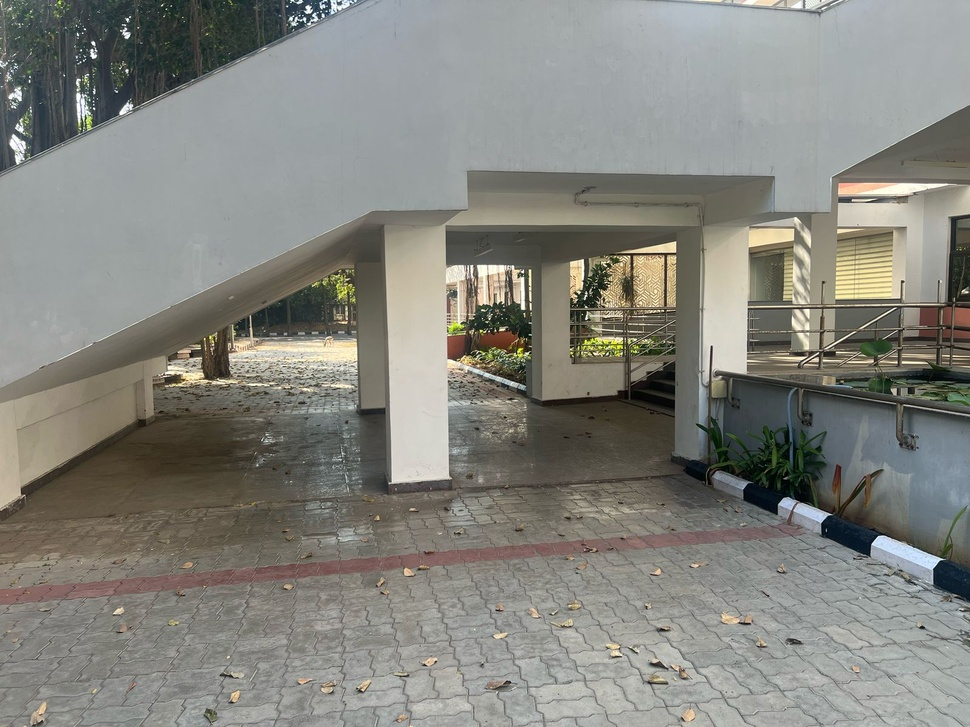
#> input picture Mosaicing/myimg1.jpeg, 970 x 727 px, shrunk from 1600 x 1200 before the run
$ python mosaicing.py
#> lines starting #> are read from the running program, lines starting #| are printed output that depends on the picture; after the words box and inside, x2 and y2 are one past the last pixel; in counts of white or black regions, pixels touching at a corner belong together
### Mosaicing/sift.py
import cv2
import numpy as np


def sift(img1, img2):
    """
    Computes point correspondences between two images using sift

    Args:
        img1 (np.array): Query image
        img2 (np.array): Target image

    Returns:
        points (np.array): A 2 X num_matches X 2 array.
                           `points[0]` are keypoints in img1 and the corresponding
                            keypoints in img2 are `points[1]`
    """
    sift = cv2.SIFT_create()

    kp1, des1 = sift.detectAndCompute(img1, None)
    kp2, des2 = sift.detectAndCompute(img2, None)

    FLANN_INDEX_KDTREE = 0
    index_params = dict(algorithm=FLANN_INDEX_KDTREE, trees=5)
    search_params = dict(checks=50)

    flann = cv2.FlannBasedMatcher(index_params, search_params)

    matches = flann.knnMatch(des1, des2, k=2)

    good_matches = []
    for m, n in matches:
        if m.distance < 0.7 * n.distance:
            good_matches.append(m)

    correspondences = np.zeros((2, len(good_matches), 2))

    for i, match in enumerate(good_matches):
        correspondences[0, i, :] = np.flip(kp1[match.queryIdx].pt)
        correspondences[1, i, :] = np.flip(kp2[match.trainIdx].pt)

    return correspondences

### Mosaicing/compute_homography.py
import cv2 as cv
import numpy as np
import matplotlib.pyplot as plt
import random

from sift import sift
from perspective_wrap import perspective_transfrom

def compute_homography(img1, img2, eps):
    """
    To compute homography H s.t. img2 = H*img1
    """
    corresp1, corresp2 = sift(img1, img2)
    n = len(corresp1)
    # running ransac
    while True:
        consensus_idx = set()
        chosen_idx = np.array(random.sample(range(n), 4))
        unchosen_idx = np.array(list(set(range(n)) - set(chosen_idx)))
        chosen_pts_1, chosen_pts_2 = corresp1[chosen_idx], corresp2[chosen_idx]
        unchosen_pts_1, unchosen_pts_2 = corresp1[unchosen_idx], corresp2[unchosen_idx]
        # computing the homography
        A = []
        for i in range(4):
            x, y = chosen_pts_1[i,0], chosen_pts_1[i,1]
            x_, y_ = chosen_pts_2[i,0], chosen_pts_2[i,1]
            upper_row = [x, y, 1, 0, 0, 0, -x_*x, -x_*y, -x_]
            lower_row = [0, 0, 0, x, y, 1, -y_*x, -y_*y, -y_]
            A.append(upper_row)
            A.append(lower_row)
        A = np.array(A)
        _, _, Vh = np.linalg.svd(A)
        h = Vh[-1]
        H = h.reshape(3,3)

        # computing the error
        for i in unchosen_idx:
            x, y = corresp1[i][0], corresp1[i][1]
            x_, y_, z_ = H.dot(np.array([x, y, 1]))
            x_, y_ = x_/z_, y_/z_
            err = np.sqrt((corresp2[i][0]-x_)**2 + (corresp2[i][1]-y_)**2)
            if err < eps:
                consensus_idx.add(i)

        # termination : if the consensus set is large enough i.e. |C| > 0.8*|M|, C-> Consensus set, M-> Correspondence set
        if len(consensus_idx) > 0.7*n:
            break
    # a change could be made here by including all the consensus of the best fit to find the homography matrix
    return H

### Mosaicing/mosaicing.py
import cv2 as cv
import matplotlib.pyplot as plt
import numpy as np

from compute_homography import compute_homography
from perspective_wrap import perspective_transfrom

# importing the three images
stride = 2
img1 = cv.imread('myimg1.jpeg',cv.IMREAD_GRAYSCALE)
#> img1: shape (727, 970); min 0, max 255, mean 131.8
img1 = img1[::stride,::stride]
#> img1: shape (364, 485)
img2 = cv.imread('myimg2.jpeg',cv.IMREAD_GRAYSCALE)
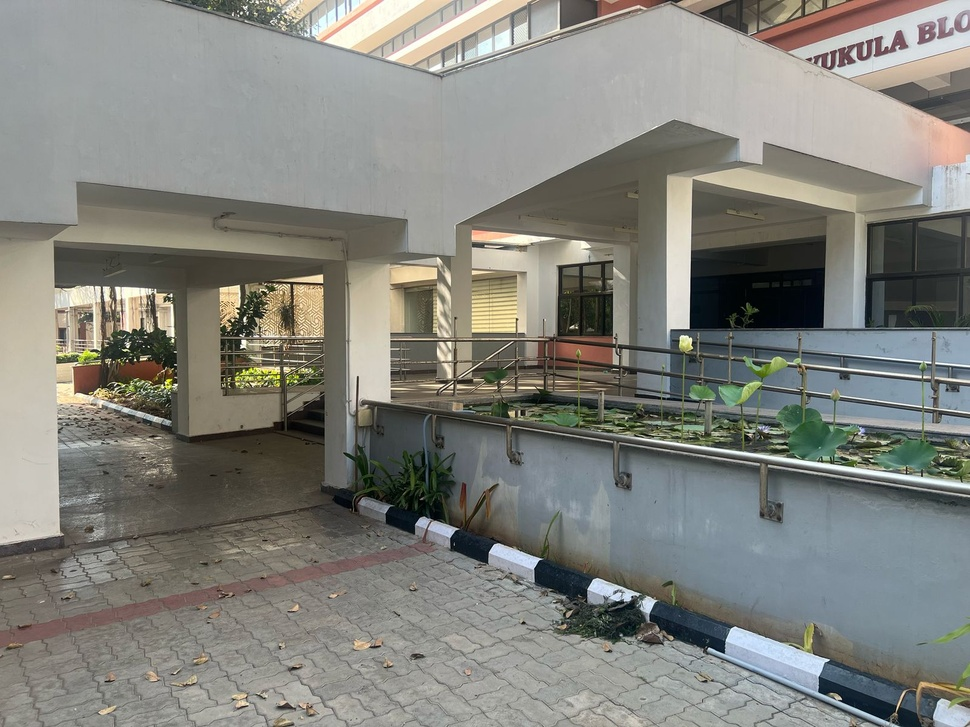
#> input picture Mosaicing/myimg2.jpeg, 970 x 727 px, shrunk from 1600 x 1200 before the run
#> img2: shape (727, 970); min 0, max 255, mean 130.1
img2 = img2[::stride,::stride]
#> img2: shape (364, 485)
img3 = cv.imread('myimg3.jpeg',cv.IMREAD_GRAYSCALE)
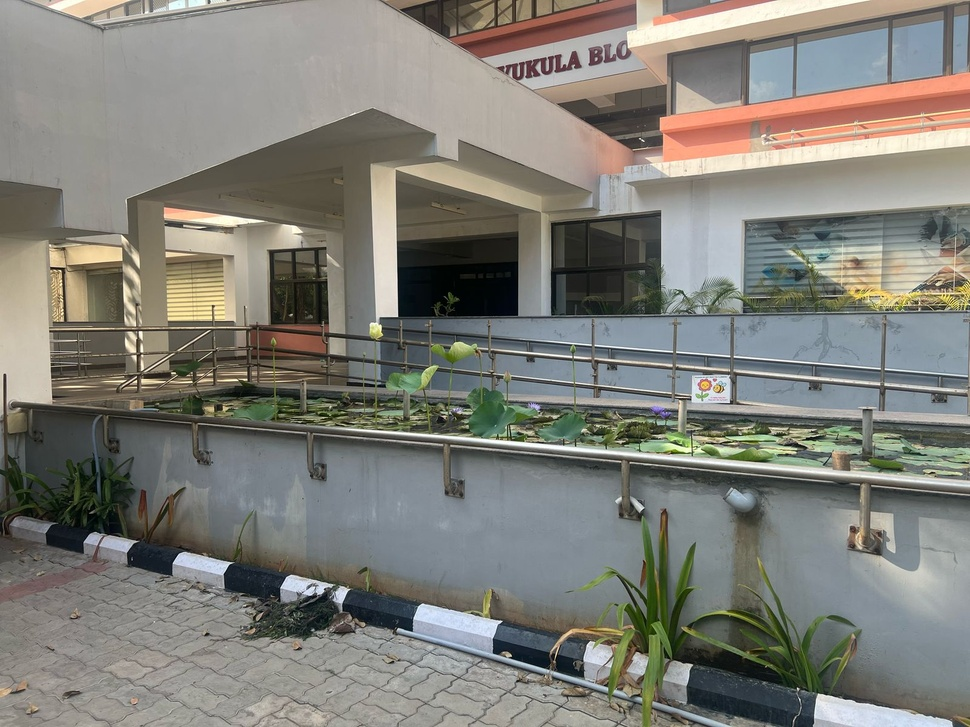
#> input picture Mosaicing/myimg3.jpeg, 970 x 727 px, shrunk from 1600 x 1200 before the run
#> img3: shape (727, 970); min 0, max 255, mean 126.7
img3 = img3[::stride,::stride]
#> img3: shape (364, 485)

h1, w1 = img1.shape
#> h1 = 364; w1 = 485
h2, w2 = img2.shape
#> h2 = 364; w2 = 485
h3, w3 = img3.shape
#> h3 = 364; w3 = 485

# computing the homography matrices
eps = 5
H21 = compute_homography(img2, img1, eps)
#> in sift, `kp1, des1 = sift.detectAndCompute(img1, None)`: kp1 = 755 keypoints; strongest (x, y, size): (324, 303, 4.8), (343, 171, 4.3), (138, 185, 2.1), (300, 295, 7.8)
#> in sift, `kp2, des2 = sift.detectAndCompute(img2, None)`: kp2 = 581 keypoints; strongest (x, y, size): (154, 5, 2.5), (63, 17, 2.5), (10, 64, 2.4), (8, 72, 4.9)
#> in sift, `matches = flann.knnMatch(des1, des2, k=2)`: matches = 755 matches
#> after the loop in sift, `for m, n in matches:`: good_matches = 94 matches
#> the loop in sift, `for i, match in enumerate(good_matches):` made 94 passes
#> in compute_homography, `corresp1, corresp2 = sift(img1, img2)`: corresp1 = 94 pairs, first value 98.54 to 356.9, second value 31.44 to 428.8; corresp2 = 94 pairs, first value 91.8 to 337.3, second value 113.1 to 477.1
#> in compute_homography, `n = len(corresp1)`: n = 94
#> the loop in compute_homography, `while True:` made 25 passes
#> chosen_pts_2 on passes 1, 3, 4: [[219, 390.2], [248.1, 402], [250.8, 243.1], [190.6, 358.9]], [[190.7, 413.9], [187, 113.1], [196.6, 436.9], [203.5, 348]], [[241.7, 424.8], [335, 326], [172.2, 362.4], [93.62, 292.5]]
#> H21 = [[0.00477, -0.000828, 0.0277], [0.000466, 0.00289, 1], [4.99e-07, -5.44e-06, 0.00539]]
H23 = compute_homography(img2, img3, eps)
#> in sift (call 2), `kp2, des2 = sift.detectAndCompute(img2, None)`: kp2 = 913 keypoints; strongest (x, y, size): (170, 298, 4.8), (147, 293, 8.4), (320, 254, 2.3), (193, 150, 9.6)
#> after the loop in sift (call 2), `for m, n in matches:`: good_matches = 146 matches
#> the loop in sift (call 2), `for i, match in enumerate(good_matches):` made 146 passes
#> the loop in compute_homography (call 2), `while True:` made 22 passes
#> chosen_pts_1 on passes 2, 4, 5, 6, 9, 12, 13, 14, 15, 19: [[175.4, 232.9], [232.5, 240.6], [113, 199], [10.34, 221.5]], [[143, 440], [308.6, 279.3], [199.1, 270.6], [256.3, 386.3]], [[321.9, 304.2], [349.9, 393.6], [30.64, 426], [74.15, 358]], [[150, 221.7], [260.2, 340.9], [170, 227.3], [34.66, 418.1]], [[158.7, 247], [325.6, 349.4], [16.02, 388], [328, 207.9]], [[107.2, 254], [246, 228.4], [219.2, 373.4], [265.5, 222.1]], [[347.7, 364.9], [170, 227.3], [113, 199], [254, 192.9]], [[229.8, 257.7], [125, 252.7], [204, 228.9], [343, 413]], [[289.4, 265.8], [328, 207.9], [254, 192.9], [16.91, 463.1]], [[124, 407.8], [113, 199], [240.5, 222.3], [219.2, 373.4]]
#> chosen_pts_2 on pass 17: [[90.85, 124.7], [129.3, 59.39], [239, 161.7], [209.4, 203]]
#> H23 = [[-0.00518, -0.000874, 0.32], [0.000307, -0.00589, 0.947], [1.07e-07, -5.71e-06, -0.00334]]

# calculating the bounds of the canvas in img2 coordinate system
corners1 = np.array([[0, 0, 1],
                     [0, w1-1, 1],
                     [h1-1, 0, 1],
                     [h1-1, w1-1, 1]]).T

corners3 = np.array([[0, 0, 1],
                     [0, w3-1, 1],
                     [h3-1, 0, 1],
                     [h3-1, w3-1, 1]]).T

# transforming the corners to img2 coordinate system
corners1_in_2 = np.zeros_like(corners1)
for i in range(4):
    p = np.dot(np.linalg.inv(H21), corners1[:, i])
    corners1_in_2[:, i] = p / p[2]
#> this loop made 4 passes
#> p on passes 1 to 4: [-8926.6, -46686.8, 139.3], [11593.5, 75418.5, 260.5], [66083.1, -53868.1, 125.1], [86603.3, 68237.2, 246.4]
#> after the loop, corners1_in_2 = [[-64, 44, 528, 351], [-335, 289, -430, 276], [1, 1, 1, 1]]

corners3_in_2 = np.zeros_like(corners3)
for i in range(4):
    p = np.dot(np.linalg.inv(H23), corners3[:, i])
    corners3_in_2[:, i] = p / p[2]
#> this loop made 4 passes
#> p on passes 1 to 4: [-8076, -38126.9, -234.5], [9433.1, -101763.8, -125.1], [-77465, -41246.4, -231.4], [-59955.9, -104883.3, -122]
#> after the loop, corners3_in_2 = [[34, -75, 334, 491], [162, 813, 178, 859], [1, 1, 1, 1]]

# finding the bounds
all_corners_in_2 = np.hstack([corners1_in_2,
                         np.array([[0, 0, h2-1, h2-1], [0, w2-1, 0, w2-1], [1, 1, 1, 1]]),
                         corners3_in_2])

min_x = np.floor(np.min(all_corners_in_2[0] / all_corners_in_2[2])).astype(int)
#> min_x = -75
max_x = np.ceil(np.max(all_corners_in_2[0] / all_corners_in_2[2])).astype(int)
#> max_x = 528
min_y = np.floor(np.min(all_corners_in_2[1] / all_corners_in_2[2])).astype(int)
#> min_y = -430
max_y = np.ceil(np.max(all_corners_in_2[1] / all_corners_in_2[2])).astype(int)
#> max_y = 859

height = max_x - min_x + 1
#> height = 604
width = max_y - min_y + 1
#> width = 1290

C = np.zeros((height, width))

weight1 = np.zeros((height, width), dtype=np.float32)
weight2 = np.zeros((height, width), dtype=np.float32)
weight3 = np.zeros((height, width), dtype=np.float32)

# filling the canvas with target to source mapping using bilinear interpolation
for i in range(height):
    for j in range(width):
        # point in img1
        x, y, z = H21.dot(np.array([i + min_x, j + min_y, 1]))
        x, y = x/z, y/z
        x_1, y_1 = int(x), int(y)
        x_2, y_2 = x_1 + 1, y_1 + 1
        if 0 <= x_1 < h1 and 0 <= x_2 < h1 and 0 <= y_1 < w1 and 0 <= y_2 < w1:
            f = np.array([img1[x_1,y_1], img1[x_1,y_2], img1[x_2,y_1], img1[x_2,y_2]])
            N = np.array([[1, x_1, y_1, x_1*y_1],
                        [1, x_1, y_2, x_1*y_2],
                        [1, x_2, y_1, x_2*y_1],
                        [1, x_2, y_2, x_2*y_2]])
            a = np.linalg.inv(N).dot(f)
            val = np.dot(a,np.array([1, x, y, x*y]))
            C[i,j] += val
            weight1[i,j] = 1

        # point in img2
        x, y, z = np.array([i + min_x, j + min_y, 1])
        x, y = x/z, y/z
        x_1, y_1 = int(x), int(y)
        x_2, y_2 = x_1 + 1, y_1 + 1
        if 0 <= x_1 < h2 and 0 <= x_2 < h2 and 0 <= y_1 < w2 and 0 <= y_2 < w2:
            f = np.array([img2[x_1,y_1], img2[x_1,y_2], img2[x_2,y_1], img2[x_2,y_2]])
            N = np.array([[1, x_1, y_1, x_1*y_1],
                        [1, x_1, y_2, x_1*y_2],
                        [1, x_2, y_1, x_2*y_1],
                        [1, x_2, y_2, x_2*y_2]])
            a = np.linalg.inv(N).dot(f)
            val = np.dot(a,np.array([1, x, y, x*y]))
            C[i,j] += val
            weight2[i,j] = 1

        # point in img3
        x, y, z = H23.dot(np.array([i + min_x, j + min_y, 1]))
        x, y = x/z, y/z
        x_1, y_1 = int(x), int(y)
        x_2, y_2 = x_1 + 1, y_1 + 1
        if 0 <= x_1 < h3 and 0 <= x_2 < h3 and 0 <= y_1 < w3 and 0 <= y_2 < w3:
            f = np.array([img3[x_1,y_1], img3[x_1,y_2], img3[x_2,y_1], img3[x_2,y_2]])
            N = np.array([[1, x_1, y_1, x_1*y_1],
                        [1, x_1, y_2, x_1*y_2],
                        [1, x_2, y_1, x_2*y_1],
                        [1, x_2, y_2, x_2*y_2]])
            a = np.linalg.inv(N).dot(f)
            val = np.dot(a,np.array([1, x, y, x*y]))
            C[i,j] += val
            weight3[i,j] = 1
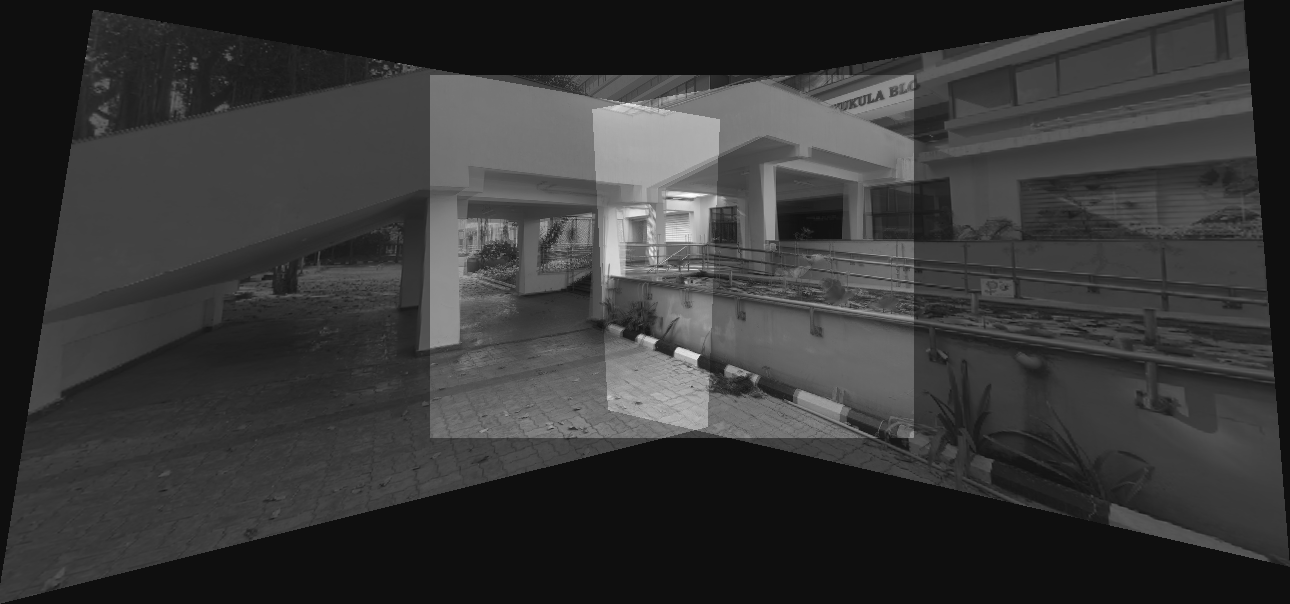
#> C: shape (604, 1290) float64; min -49.92, max 756.8, mean 127.3; drawn with min black and max white
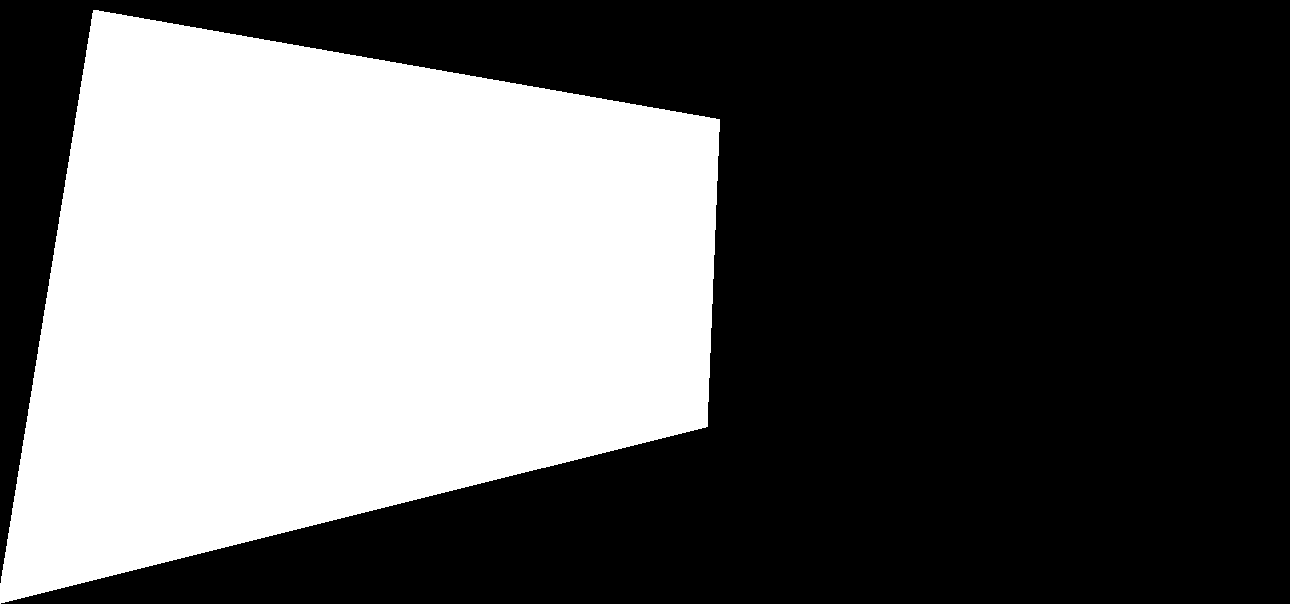
#> weight1: shape (604, 1290) float32; values 0 (black) and 1 (white), 38.5% white; 1 white region, box (x1, y1, x2, y2) and area: (0, 10, 720, 604) 299987
#> weight2: shape (604, 1290) float32; values 0 (black) and 1 (white), 22.5% white; 1 white region, box (x1, y1, x2, y2) and area: (430, 75, 914, 438) 175692
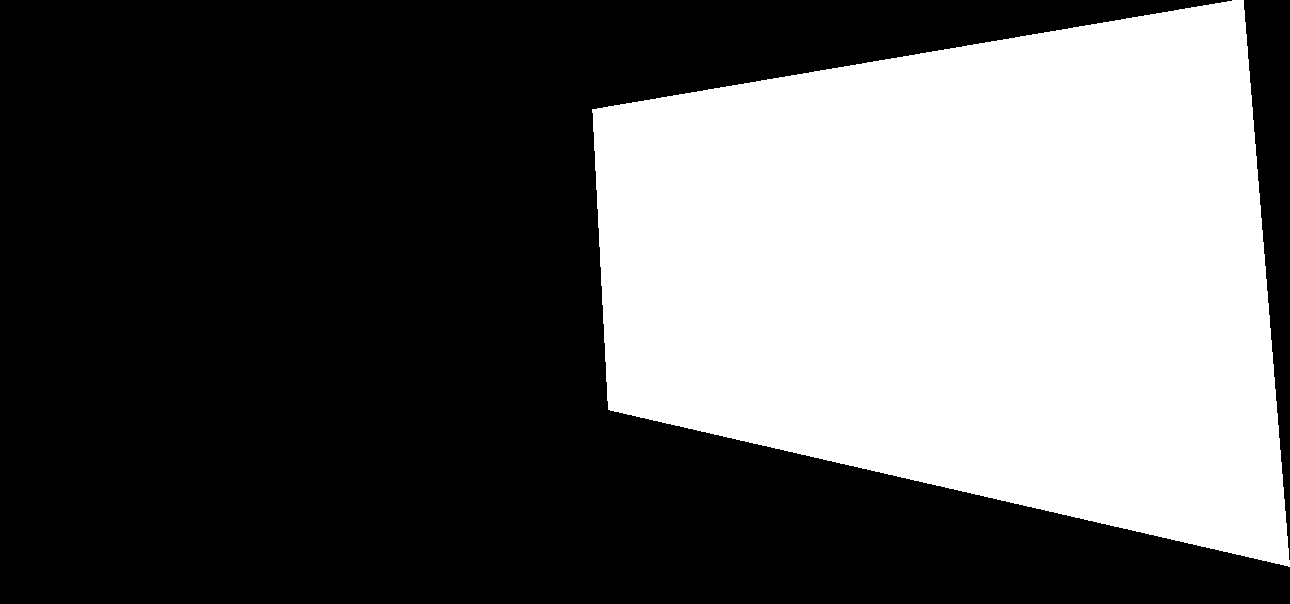
#> weight3: shape (604, 1290) float32; values 0 (black) and 1 (white), 37.1% white; 1 white region, box (x1, y1, x2, y2) and area: (592, 0, 1290, 567) 288980

tot_weight = weight1 + weight2 + weight3
valid_idx = tot_weight > 0
#> valid_idx: shape (604, 1290) bool; 71.7% white; 3 black regions, box (x1, y1, x2, y2) and area: (1, 438, 1290, 604) 123056, (0, 0, 1232, 583) 84567, (1244, 0, 1290, 560) 13102
C[valid_idx] /= tot_weight[valid_idx]
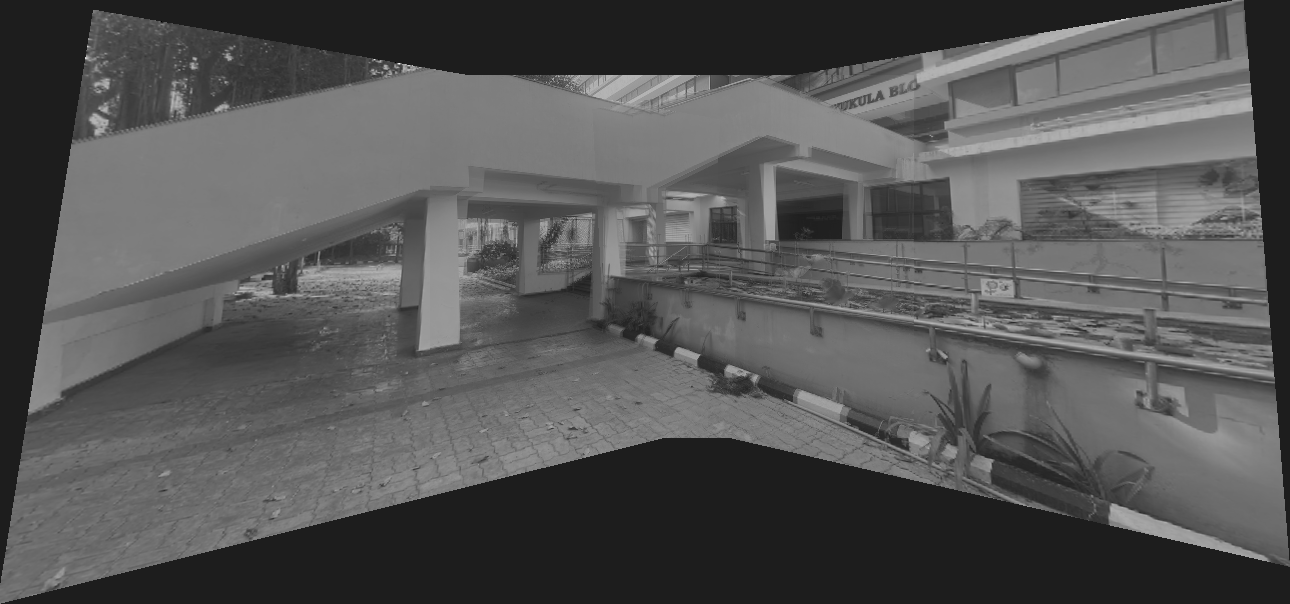
#> C: shape (604, 1290) float64; min -49.92, max 377.7, mean 93.3; drawn with min black and max white

plt.imsave('my_out.png', C, cmap='gray')
